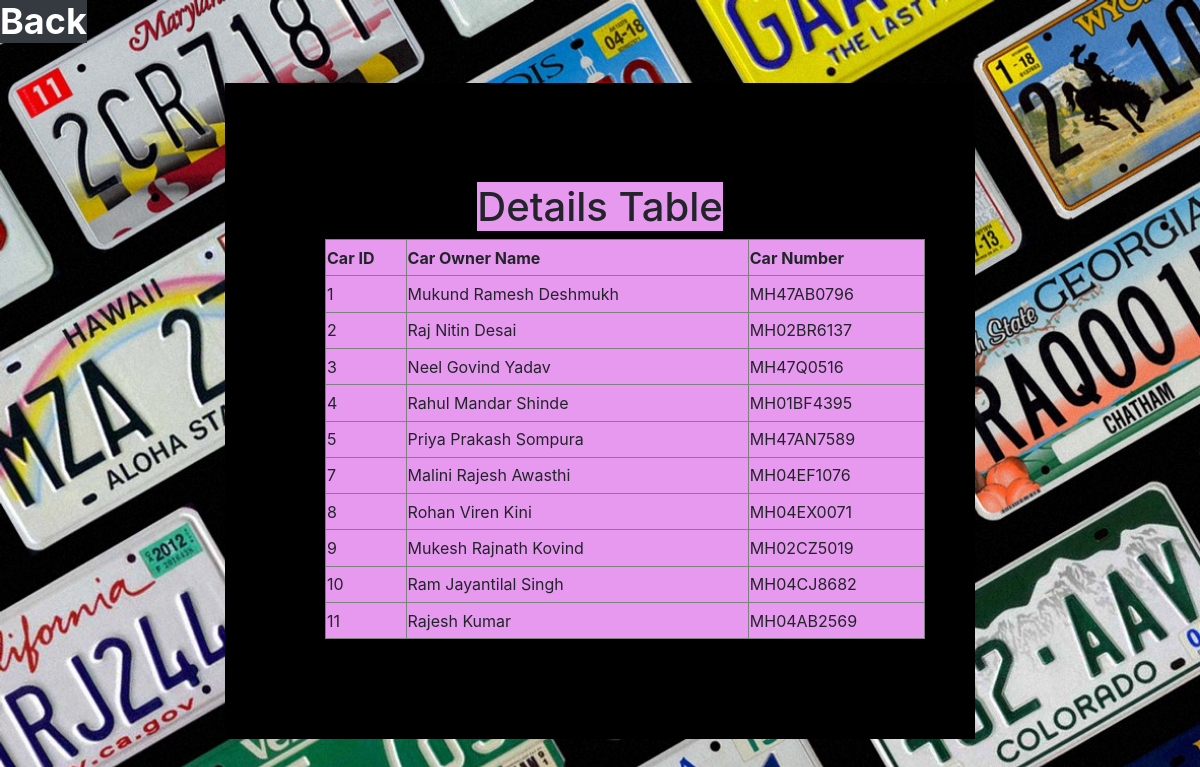
The page /view.php on the database its author committed.
### tables this page shows
CREATE TABLE `local_car_details` (
  `Car_ID` int(3) NOT NULL,
  `Car_Owner_Name` text NOT NULL,
  `Car_Number` varchar(10) NOT NULL,
  `Org_code` varchar(6) NOT NULL
);

### view.php (the view, shortened to what this page needs)
<?php include('db_connection.php'); ?>
<?php
$result = mysqli_query($conn,"Select * FROM local_car_details");
?>
<!DOCTYPE html>
<html>
<head>
<link rel="stylesheet" href="https://maxcdn.bootstrapcdn.com/bootstrap/4.0.0/css/bootstrap.min.css">
</head>
<body>
<h4><a href="dataview.php"><label for="exampleInputEmail1"><b style="color:white;font-size:150%" class="bg-dark"><i class="fas fa-backward"></i>Back</b></label></a></h4>
<br>
<center><div>
<h1><span style="background-color: #E798EF">Details Table</span></h1>
<table border="1" bgcolor="#E798EF" width="600" height="400">
<tr>
<th>Car ID</th>
<th>Car Owner Name</th>
<th>Car Number</th>
</tr>
<?php
while($row = mysqli_fetch_array($result))
{
	echo "<tr>";
	echo "<td>" . $row['Car_ID'] . "</td>";
	echo "<td>" . $row['Car_Owner_Name'] . "</td>";
	echo "<td>" . $row['Car_Number'] . "</td>";
	echo "</tr>";
}
?>
</center>
</body>
</html>

### view.php (style rules this page uses)
body { background-image: url('download2.jpeg'); background-repeat: no-repeat; background-attachment: fixed; background-size: cover; }
div { background-color: black; width: 750px; border: 0px solid green; padding: 100px; margin: 0px; }

### rows shown on the page
local_car_details: Car_ID "1", Car_Owner_Name "Mukund Ramesh Deshmukh", Car_Number "MH47AB0796"
local_car_details: Car_ID "2", Car_Owner_Name "Raj Nitin Desai", Car_Number "MH02BR6137"
local_car_details: Car_ID "3", Car_Owner_Name "Neel Govind Yadav", Car_Number "MH47Q0516"
local_car_details: Car_ID "4", Car_Owner_Name "Rahul Mandar Shinde", Car_Number "MH01BF4395"
local_car_details: Car_ID "5", Car_Owner_Name "Priya Prakash Sompura", Car_Number "MH47AN7589"
local_car_details: Car_ID "7", Car_Owner_Name "Malini Rajesh Awasthi", Car_Number "MH04EF1076"
local_car_details: Car_ID "8", Car_Owner_Name "Rohan Viren Kini", Car_Number "MH04EX0071"
local_car_details: Car_ID "9", Car_Owner_Name "Mukesh Rajnath Kovind", Car_Number "MH02CZ5019"
local_car_details: Car_ID "10", Car_Owner_Name "Ram Jayantilal Singh", Car_Number "MH04CJ8682"
local_car_details: Car_ID "11", Car_Owner_Name "Rajesh Kumar", Car_Number "MH04AB2569"
